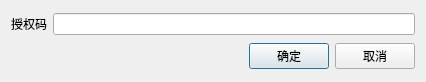
<?xml version="1.0" encoding="UTF-8"?>
<ui version="4.0">
 <class>business_data_upload_restful</class>
 <widget class="QDialog" name="business_data_upload_restful">
  <property name="geometry">
   <rect>
    <x>0</x>
    <y>0</y>
    <width>426</width>
    <height>82</height>
   </rect>
  </property>
  <property name="windowTitle">
   <string>Dialog</string>
  </property>
  <layout class="QVBoxLayout" name="verticalLayout">
   <item>
    <layout class="QHBoxLayout" name="horizontalLayout_2">
     <item>
      <widget class="QLabel" name="label">
       <property name="text">
        <string>授权码</string>
       </property>
      </widget>
     </item>
     <item>
      <widget class="QLineEdit" name="lineEdit_auth"/>
     </item>
    </layout>
   </item>
   <item>
    <layout class="QHBoxLayout" name="horizontalLayout">
     <item>
      <spacer name="horizontalSpacer">
       <property name="orientation">
        <enum>Qt::Horizontal</enum>
       </property>
       <property name="sizeHint" stdset="0">
        <size>
         <width>40</width>
         <height>20</height>
        </size>
       </property>
      </spacer>
     </item>
     <item>
      <widget class="QPushButton" name="pushButton_ok">
       <property name="text">
        <string>确定</string>
       </property>
      </widget>
     </item>
     <item>
      <widget class="QPushButton" name="pushButton_cancel">
       <property name="text">
        <string>取消</string>
       </property>
      </widget>
     </item>
    </layout>
   </item>
  </layout>
 </widget>
 <resources/>
 <connections/>
</ui>
